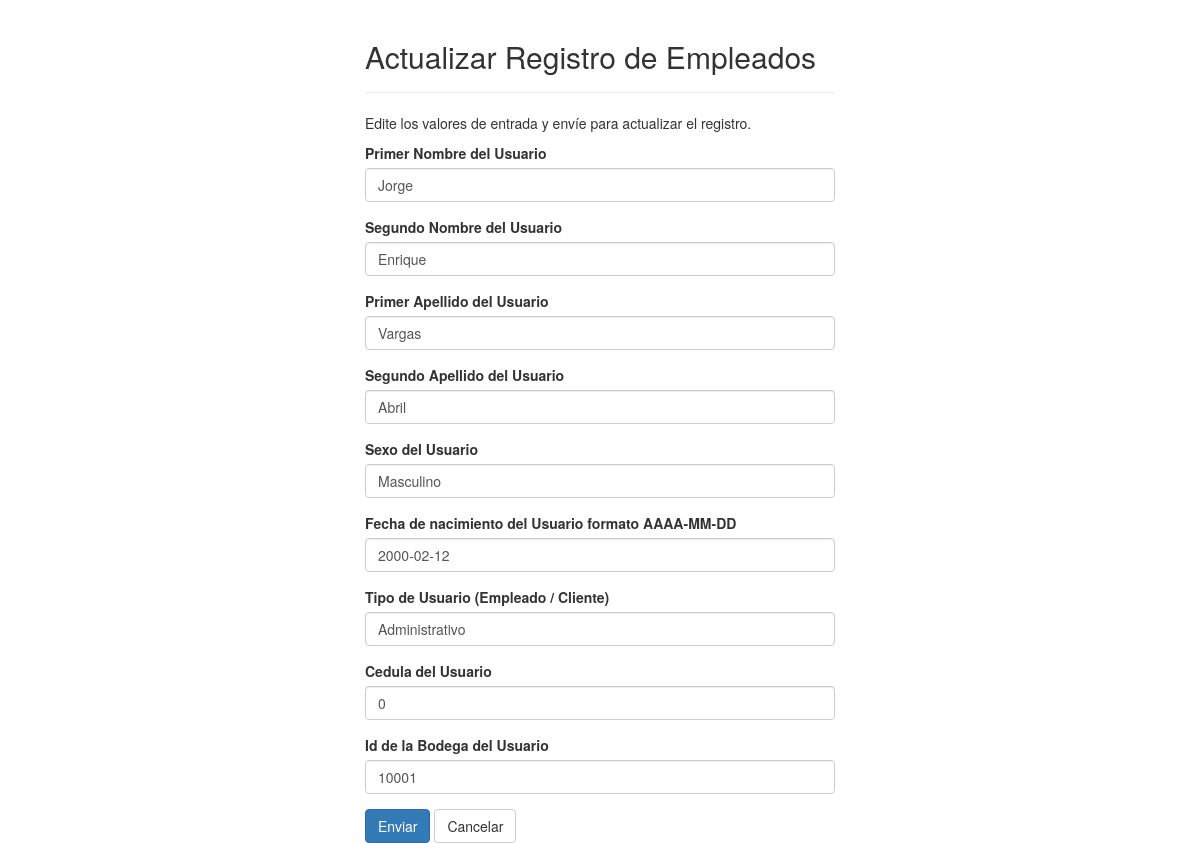
The app's page /BASE/empleados/update.php?id_emp=20001 with its own data.
### tables this page shows
CREATE TABLE `empleados` (
  `id_emp` int(11) NOT NULL,
  `nombre1_emp` varchar(50) DEFAULT NULL,
  `nombre2_emp` varchar(50) DEFAULT NULL,
  `apellido1_emp` varchar(50) DEFAULT NULL,
  `apellido2_emp` varchar(50) DEFAULT NULL,
  `sexo_emp` varchar(20) DEFAULT NULL,
  `fechanacim_emp` date DEFAULT NULL,
  `tipo_emp` varchar(20) DEFAULT NULL,
  `cedula_emp` decimal(10,0) DEFAULT NULL,
  `id_bod` int(11) NOT NULL
);

### BASE/empleados/update.php (the view, shortened to what this page needs)
<?php
require_once "config.php";
$nombreone = $nombretwo = $apellidoone = $apellidotwo = $sexo = $fechanacim = $tipo = $cedula =$bodega = "";
$nombreone_err = $nombretwo_err = $apellidoone_err = $apellidotwo_err = $sexo_err= $fechanacim_err = $tipo_err = $cedula_err =$bodega_err = "";
if(isset($_POST["id_emp"]) && !empty($_POST["id_emp"])){
    $id = $_POST["id_emp"];
    $input_nombreone = trim($_POST["nombre1"]);
    if(empty($input_nombreone)){
        $nombreone_err = "Por favor ingrese el primer nombre.";
    } else{
        $nombreone = $input_nombreone;
    }
    $input_nombretwo = trim($_POST["nombre2"]);
    if(empty($input_nombretwo)){
        $nombretwo_err = "Por favor ingrese el segundo nombre.";
    } else{
        $nombretwo = $input_nombretwo;
    }
    $input_apellidoone = trim($_POST["apellido1"]);
    if(empty($input_apellidoone)){
        $apellidoone_err = "Por favor ingrese el primer apellido.";
    } else{
        $apellidoone = $input_apellidoone;
    }
    $input_apellidotwo = trim($_POST["apellido2"]);
    if(empty($input_apellidotwo)){
        $apellidotwo_err = "Por favor ingrese el segundo apellido.";
    } else{
        $apellidotwo = $input_apellidotwo;
    }
    $input_sexo = trim($_POST["sexo"]);
    if(empty($input_sexo)){
        $sexo_err = "Por favor ingrese el sexo del Usuario.";
    } else{
        $sexo = $input_sexo;
    }
    $input_fechanacim = trim($_POST["fecha"]);
    if(empty($input_fechanacim)){
        $fechanacim_err = "Por favor ingrese la fecha de nacimiento del Usuario.";
    } else{
        $fechanacim = $input_fechanacim;
    }
    $input_tipo = trim($_POST["tipo"]);
    if(empty($input_tipo)){
        $tipo_err = "Por favor ingrese el tipo del Usuario.";
    } else{
        $tipo = $input_tipo;
    }
    $input_cedula = trim($_POST["cedula"]);
    if(empty($input_cedula)){
        $cedula_err = "Por favor ingrese la cedula del Usuario.";
    } else{
        $cedula = $input_cedula;
    }
    $input_bodega = trim($_POST["bodega"]);
    if(empty($input_bodega)){
        $bodega_err = "Por favor ingrese el id de la bodega del Usuario.";
    } else{
        $bodega = $input_bodega;
    }
    if(empty($nombreone_err) && empty($nombretwo_err) && empty($apellidoone_err) && empty($apellidotwo_err) &&  empty($sexo_err) && empty($fechanacim_err) && empty($tipo_err) && empty($cedula_err) && empty($bodega_err)){
        $sql = "UPDATE empleados SET nombre1_emp=?, nombre2_emp=?, apellido1_emp=?, apellido2_emp=?, sexo_emp=?, fechanacim_emp=?, tipo_emp=?,cedula_emp=?, id_bod=? WHERE id_emp=?";
        if($stmt = mysqli_prepare($link, $sql)){
            mysqli_stmt_bind_param($stmt, "ssssssssss", $param_nombreone, $param_nombretwo, $param_apellidoone,  $param_apellidotwo, $param_sexo, $param_fechanacim, $param_tipo, $param_cedula, $param_bodega, $param_id);
            $param_nombreone = $nombreone;
            $param_nombretwo = $nombretwo;
            $param_apellidoone = $apellidoone;
            $param_apellidotwo = $apellidotwo;
            $param_sexo = $sexo;
            $param_fechanacim = $fechanacim;
            $param_tipo = $tipo;
            $param_cedula = $cedula;
            $param_bodega = $bodega;
            $param_id = $id;
            if(mysqli_stmt_execute($stmt)){
                header("location: index.php");
                exit();
            } else{
                echo "Something went wrong. Please try again later.";
            }
        }
        mysqli_stmt_close($stmt);
    }
    mysqli_close($link);
} else{
    if(isset($_GET["id_emp"]) && !empty(trim($_GET["id_emp"]))){
        $sql = "SELECT * FROM empleados WHERE id_emp= ?";
        if($stmt = mysqli_prepare($link, $sql)){
            mysqli_stmt_bind_param($stmt, "i", $param_id);
            if(mysqli_stmt_execute($stmt)){
                $result = mysqli_stmt_get_result($stmt);
                if(mysqli_num_rows($result) == 1){
                    $row = mysqli_fetch_array($result, MYSQLI_ASSOC);
                    $nombreone = $row["nombre1_emp"];
                    $nombretwo = $row["nombre2_emp"];
                    $apellidoone = $row["apellido1_emp"];
                    $apellidotwo = $row["apellido2_emp"];
                    $sexo = $row["sexo_emp"];
                    $fechanacim = $row["fechanacim_emp"];
                    $tipo = $row["tipo_emp"];
                    $cedula = $row["cedula_emp"];
                    $bodega = $row["id_bod"];
                } else{
                    header("location: error.php");
                    exit();
                }
            } else{
                echo "Oops! Something went wrong. Please try again later.";
            }
        }
    }  else{
        header("location: error.php");
        exit();
    }
}
?>
<!DOCTYPE html>
<html lang="en">
<head>
    <link rel="stylesheet" href="https://maxcdn.bootstrapcdn.com/bootstrap/3.3.7/css/bootstrap.css">
</head>
<body>
    <div class="wrapper">
        <div class="container-fluid">
            <div class="row">
                <div class="col-md-12">
                    <div class="page-header">
                        <h2>Actualizar Registro de Empleados</h2>
                    </div>
                    <p>Edite los valores de entrada y envíe para actualizar el registro.</p>
                    <form action="<?php echo htmlspecialchars(basename($_SERVER['REQUEST_URI'])); ?>" method="post">
                        <div class="form-group <?php echo (!empty($nombreone_err)) ? 'has-error' : ''; ?>">
                            <label>Primer Nombre del Usuario</label>
                            <input type="text" name="nombre1" class="form-control" value="<?php echo $nombreone; ?>">
                        </div>
                        <div class="form-group <?php echo (!empty($nombretwo_err)) ? 'has-error' : ''; ?>">
                            <label>Segundo Nombre del Usuario</label>
                            <input type="text" name="nombre2" class="form-control" value="<?php echo $nombretwo; ?>">
                        </div>
                        <div class="form-group <?php echo (!empty($apellidoone_err)) ? 'has-error' : ''; ?>">
                            <label>Primer Apellido del Usuario</label>
                            <input type="text" name="apellido1" class="form-control" value="<?php echo $apellidoone; ?>">
                        </div>
                        <div class="form-group <?php echo (!empty($apellidotwo_err)) ? 'has-error' : ''; ?>">
                            <label>Segundo Apellido del Usuario</label>
                            <input type="text" name="apellido2" class="form-control" value="<?php echo $apellidotwo; ?>">
                        </div>
                        <div class="form-group <?php echo (!empty($sexo_err)) ? 'has-error' : ''; ?>">
                            <label>Sexo del Usuario</label>
                            <input type="text" name="sexo" class="form-control" value="<?php echo $sexo; ?>">
                        </div>
                        <div class="form-group <?php echo (!empty($fechanacim_err)) ? 'has-error' : ''; ?>">
                            <label>Fecha de nacimiento del Usuario formato AAAA-MM-DD</label>
                            <input type="text" name="fecha" class="form-control" value="<?php echo $fechanacim; ?>">
                        </div>
                        <div class="form-group <?php echo (!empty($tipo_err)) ? 'has-error' : ''; ?>">
                            <label>Tipo de Usuario (Empleado / Cliente)</label>
                            <input type="text" name="tipo" class="form-control" value="<?php echo $tipo; ?>">
                        </div>
                        <div class="form-group <?php echo (!empty($cedula_err)) ? 'has-error' : ''; ?>">
                            <label>Cedula del Usuario</label>
                            <input type="text" name="cedula" class="form-control" value="<?php echo $cedula; ?>">
                        </div>
                        <div class="form-group <?php echo (!empty($bodega_err)) ? 'has-error' : ''; ?>">
                            <label>Id de la Bodega del Usuario</label>
                            <input type="text" name="bodega" class="form-control" value="<?php echo $bodega; ?>">
                        </div>
                        <input type="submit" class="btn btn-primary" value="Enviar">
                        <a href="index.php" class="btn btn-default">Cancelar</a>
                    </form>
                </div>
            </div>
        </div>
    </div>
</body>
</html>

### BASE/empleados/update.php (style rules this page uses)
.wrapper { width: 500px; margin: 0 auto; }

### records on screen
empleados: nombre1 "Jorge", nombre2 "Enrique", apellido1 "Vargas", apellido2 "Abril", sexo "Masculino", fecha "2000-02-12", tipo "Administrativo", cedula "0", bodega "10001"
